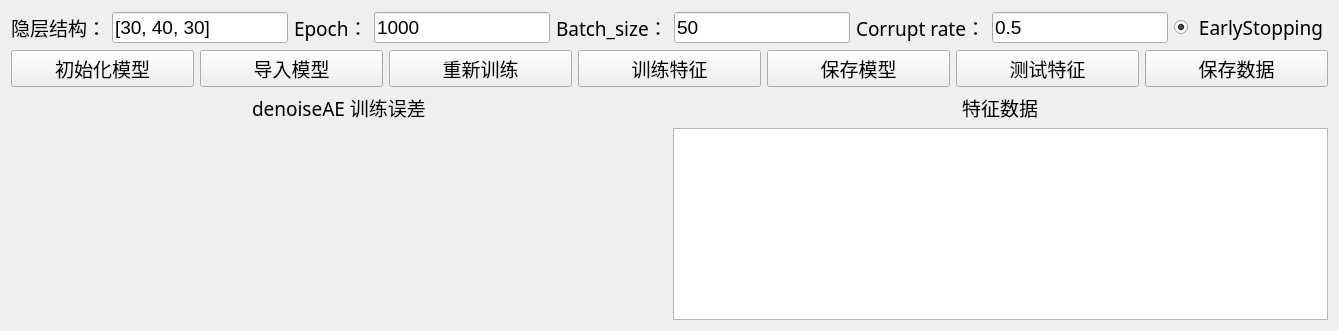
      <widget class="QWidget" name="page_DAE">
       <layout class="QGridLayout" name="gridLayout_5">
        <item row="0" column="0" colspan="2">
         <layout class="QHBoxLayout" name="horizontalLayout_6">
          <item>
           <widget class="QLabel" name="label_yincengjiegou_dae">
            <property name="font">
             <font>
              <family>微软雅黑</family>
              <pointsize>14</pointsize>
             </font>
            </property>
            <property name="text">
             <string>隐层结构：</string>
            </property>
           </widget>
          </item>
          <item>
           <widget class="QLineEdit" name="structure_dae">
            <property name="font">
             <font>
              <pointsize>14</pointsize>
             </font>
            </property>
            <property name="text">
             <string>[30, 40, 30]</string>
            </property>
            <property name="placeholderText">
             <string>[30, 20, 30]</string>
            </property>
           </widget>
          </item>
          <item>
           <widget class="QLabel" name="label_epoch_dae">
            <property name="font">
             <font>
              <family>微软雅黑</family>
              <pointsize>14</pointsize>
             </font>
            </property>
            <property name="text">
             <string>Epoch：</string>
            </property>
           </widget>
          </item>
          <item>
           <widget class="QLineEdit" name="epoch_dae">
            <property name="font">
             <font>
              <pointsize>14</pointsize>
             </font>
            </property>
            <property name="text">
             <string>1000</string>
            </property>
            <property name="placeholderText">
             <string>1000</string>
            </property>
           </widget>
          </item>
          <item>
           <widget class="QLabel" name="label_batchsize_dae">
            <property name="font">
             <font>
              <family>微软雅黑</family>
              <pointsize>14</pointsize>
             </font>
            </property>
            <property name="text">
             <string>Batch_size：</string>
            </property>
           </widget>
          </item>
          <item>
           <widget class="QLineEdit" name="batchsize_dae">
            <property name="font">
             <font>
              <pointsize>14</pointsize>
             </font>
            </property>
            <property name="text">
             <string>50</string>
            </property>
            <property name="placeholderText">
             <string>50</string>
            </property>
           </widget>
          </item>
          <item>
           <widget class="QLabel" name="label_corrupt_dae">
            <property name="font">
             <font>
              <family>微软雅黑</family>
              <pointsize>14</pointsize>
             </font>
            </property>
            <property name="text">
             <string>Corrupt rate：</string>
            </property>
           </widget>
          </item>
          <item>
           <widget class="QLineEdit" name="corrupt_dae">
            <property name="font">
             <font>
              <pointsize>14</pointsize>
             </font>
            </property>
            <property name="text">
             <string>0.5</string>
            </property>
            <property name="placeholderText">
             <string>50</string>
            </property>
           </widget>
          </item>
          <item>
           <widget class="QRadioButton" name="earlystop_dae">
            <property name="enabled">
             <bool>true</bool>
            </property>
            <property name="font">
             <font>
              <family>微软雅黑</family>
              <pointsize>14</pointsize>
             </font>
            </property>
            <property name="text">
             <string> EarlyStopping</string>
            </property>
            <property name="checked">
             <bool>true</bool>
            </property>
           </widget>
          </item>
         </layout>
        </item>
        <item row="1" column="0" colspan="2">
         <layout class="QHBoxLayout" name="horizontalLayout_5">
          <item>
           <widget class="QPushButton" name="chushihua_dae">
            <property name="font">
             <font>
              <family>微软雅黑</family>
              <pointsize>14</pointsize>
             </font>
            </property>
            <property name="text">
             <string>初始化模型</string>
            </property>
           </widget>
          </item>
          <item>
           <widget class="QPushButton" name="daorumoxin_dae">
            <property name="font">
             <font>
              <family>微软雅黑</family>
              <pointsize>14</pointsize>
             </font>
            </property>
            <property name="text">
             <string>导入模型</string>
            </property>
           </widget>
          </item>
          <item>
           <widget class="QPushButton" name="xunlian_dae">
            <property name="font">
             <font>
              <family>微软雅黑</family>
              <pointsize>14</pointsize>
             </font>
            </property>
            <property name="text">
             <string>重新训练</string>
            </property>
           </widget>
          </item>
          <item>
           <widget class="QPushButton" name="xunliantezheng_dae">
            <property name="font">
             <font>
              <family>微软雅黑</family>
              <pointsize>14</pointsize>
             </font>
            </property>
            <property name="text">
             <string>训练特征</string>
            </property>
           </widget>
          </item>
          <item>
           <widget class="QPushButton" name="baocunmoxin_dae">
            <property name="font">
             <font>
              <family>微软雅黑</family>
              <pointsize>14</pointsize>
             </font>
            </property>
            <property name="text">
             <string>保存模型</string>
            </property>
           </widget>
          </item>
          <item>
           <widget class="QPushButton" name="ceshitezheng_dae">
            <property name="font">
             <font>
              <family>微软雅黑</family>
              <pointsize>14</pointsize>
             </font>
            </property>
            <property name="text">
             <string>测试特征</string>
            </property>
           </widget>
          </item>
          <item>
           <widget class="QPushButton" name="baocunshuju_dae">
            <property name="font">
             <font>
              <family>微软雅黑</family>
              <pointsize>14</pointsize>
             </font>
            </property>
            <property name="text">
             <string>保存数据</string>
            </property>
           </widget>
          </item>
         </layout>
        </item>
        <item row="2" column="0" alignment="Qt::AlignHCenter">
         <widget class="QLabel" name="label_xunlianwucha_dae">
          <property name="font">
           <font>
            <family>微软雅黑</family>
            <pointsize>14</pointsize>
           </font>
          </property>
          <property name="text">
           <string>denoiseAE 训练误差</string>
          </property>
         </widget>
        </item>
        <item row="2" column="1" alignment="Qt::AlignHCenter">
         <widget class="QLabel" name="label_tezhengshuju_dae">
          <property name="font">
           <font>
            <family>微软雅黑</family>
            <pointsize>14</pointsize>
           </font>
          </property>
          <property name="text">
           <string>特征数据</string>
          </property>
         </widget>
        </item>
        <item row="3" column="0">
         <widget class="QWidget" name="history_dae" native="true">
          <property name="sizePolicy">
           <sizepolicy hsizetype="Expanding" vsizetype="Expanding">
            <horstretch>0</horstretch>
            <verstretch>0</verstretch>
           </sizepolicy>
          </property>
         </widget>
        </item>
        <item row="3" column="1">
         <widget class="QTableWidget" name="DAE_features"/>
        </item>
       </layout>
      </widget>
